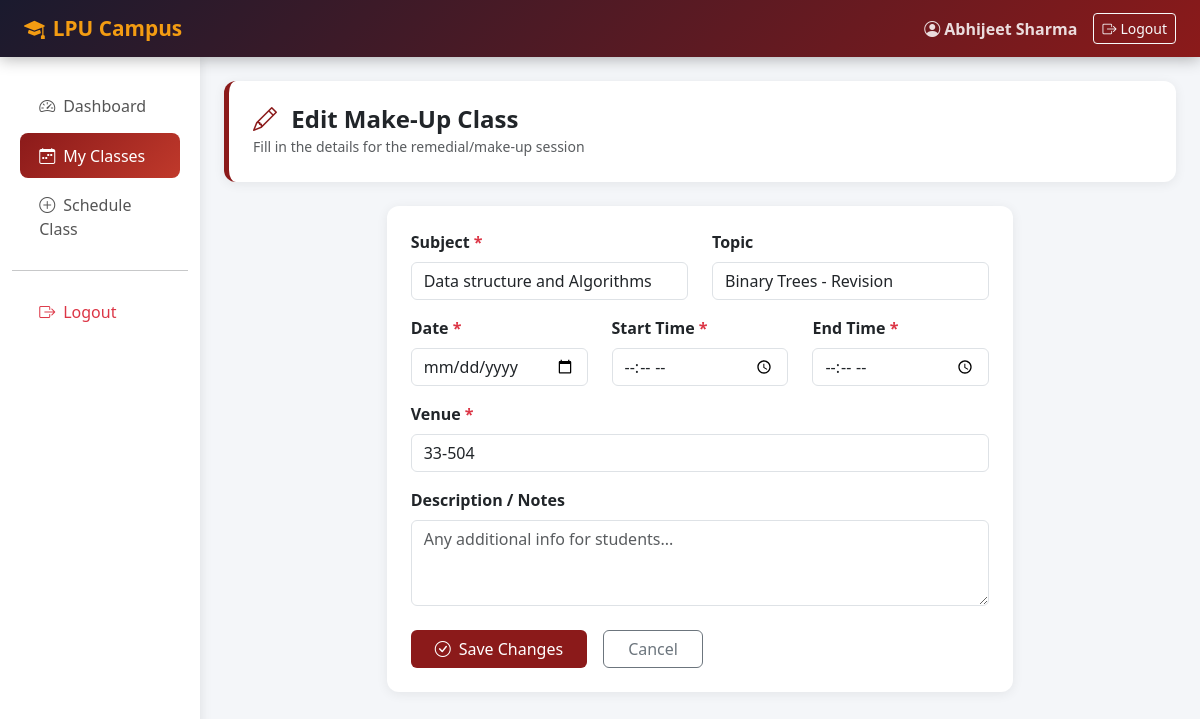
The app's page /classes/1/edit/ (signed in) with its own data.
### attendance/models.py (models this page shows, shortened)
class MakeUpClass(models.Model):
    STATUS_CHOICES = [
        ('upcoming', 'Upcoming'),
        ('active', 'Active'),
        ('completed', 'Completed'),
        ('cancelled', 'Cancelled'),
    ]
    faculty = models.ForeignKey(User, on_delete=models.CASCADE, related_name='makeup_classes')
    subject = models.CharField(max_length=150)
    topic = models.CharField(max_length=200, blank=True)
    date = models.DateField()
    start_time = models.TimeField()
    end_time = models.TimeField()
    venue = models.CharField(max_length=100)
    status = models.CharField(max_length=10, choices=STATUS_CHOICES, default='upcoming')
    description = models.TextField(blank=True)
    created_at = models.DateTimeField(auto_now_add=True)
    class Meta:
        ordering = ['-date', '-start_time']

### attendance/views.py (the view)
# urls.py: path('classes/<int:pk>/edit/', views.edit_class, name='edit_class'),
@login_required
def edit_class(request, pk):
    cls = get_object_or_404(MakeUpClass, pk=pk, faculty=request.user)
    if request.method == 'POST':
        form = MakeUpClassForm(request.POST, instance=cls)
        if form.is_valid():
            form.save()
            messages.success(request, "Class updated.")
            return redirect('class_detail', pk=pk)
    else:
        form = MakeUpClassForm(instance=cls)
    return render(request, 'attendance/schedule_class.html', {'form': form, 'editing': True})

### attendance/forms.py (shortened to what this page needs)
class MakeUpClassForm(forms.ModelForm):
    class Meta:
        model = MakeUpClass
        fields = ['subject', 'topic', 'date', 'start_time', 'end_time', 'venue', 'description']
        widgets = {
            'date': forms.DateInput(attrs={'type': 'date'}),
            'start_time': forms.TimeInput(attrs={'type': 'time'}),
            'end_time': forms.TimeInput(attrs={'type': 'time'}),
            'description': forms.Textarea(attrs={'rows': 3}),
        }

### attendance/templates/attendance/schedule_class.html (shortened to what this page needs)
{% extends 'attendance/base.html' %}
{% block content %}
<div class="page-header">
    <h4 class="mb-0 fw-bold">
        <i class="bi bi-{% if editing %}pencil{% else %}plus-circle{% endif %} me-2" style="color:#8B1A1A;"></i>
        {% if editing %}Edit Make-Up Class{% else %}Schedule New Make-Up Class{% endif %}
    </h4>
    <small class="text-muted">Fill in the details for the remedial/make-up session</small>
</div>
<div class="row justify-content-center">
    <div class="col-md-8">
        <div class="card">
            <div class="card-body p-4">
                <form method="post">
                    <div class="row">
                        <div class="col-md-6 mb-3">
                            <label class="form-label fw-semibold">Subject <span class="text-danger">*</span></label>
                            <input type="text" name="subject" class="form-control"
                                   value="{{ form.subject.value|default:'' }}"
                                   placeholder="e.g. Data Structures & Algorithms" required>
                        </div>
                        <div class="col-md-6 mb-3">
                            <label class="form-label fw-semibold">Topic</label>
                            <input type="text" name="topic" class="form-control"
                                   value="{{ form.topic.value|default:'' }}"
                                   placeholder="e.g. Binary Trees - Revision">
                        </div>
                    </div>
                    <div class="row">
                        <div class="col-md-4 mb-3">
                            <label class="form-label fw-semibold">Date <span class="text-danger">*</span></label>
                            <input type="date" name="date" class="form-control"
                                   value="{{ form.date.value|default:'' }}" required>
                        </div>
                        <div class="col-md-4 mb-3">
                            <label class="form-label fw-semibold">Start Time <span class="text-danger">*</span></label>
                            <input type="time" name="start_time" class="form-control"
                                   value="{{ form.start_time.value|default:'' }}" required>
                        </div>
                        <div class="col-md-4 mb-3">
                            <label class="form-label fw-semibold">End Time <span class="text-danger">*</span></label>
                            <input type="time" name="end_time" class="form-control"
                                   value="{{ form.end_time.value|default:'' }}" required>
                        </div>
                    </div>
                    <div class="mb-3">
                        <label class="form-label fw-semibold">Venue <span class="text-danger">*</span></label>
                        <input type="text" name="venue" class="form-control"
                               value="{{ form.venue.value|default:'' }}"
                               placeholder="e.g. Room 301, Block 32" required>
                    </div>
                    <div class="mb-4">
                        <label class="form-label fw-semibold">Description / Notes</label>
                        <textarea name="description" class="form-control" rows="3"
                                  placeholder="Any additional info for students...">{{ form.description.value|default:'' }}</textarea>
                    </div>
                    <div class="d-flex gap-3">
                        <button type="submit" class="btn btn-lpu btn-primary px-4">
                            <i class="bi bi-check-circle me-2"></i>{% if editing %}Save Changes{% else %}Schedule Class{% endif %}
                        </button>
                        <a href="{% url 'faculty_classes' %}" class="btn btn-outline-secondary px-4">Cancel</a>
                    </div>
                </form>
            </div>
        </div>
    </div>
</div>
{% endblock %}

### attendance/templates/attendance/base.html (shortened to what this page needs)
<!DOCTYPE html>
<html lang="en">
<head>
    <link href="https://cdn.jsdelivr.net/npm/bootstrap@5.3.0/dist/css/bootstrap.min.css" rel="stylesheet">
    <link href="https://cdn.jsdelivr.net/npm/bootstrap-icons@1.11.0/font/bootstrap-icons.css" rel="stylesheet">
</head>
<body>
<nav class="navbar navbar-expand-lg navbar-lpu">
    <div class="container-fluid px-4">
        <a class="navbar-brand" href="{% url 'dashboard' %}">
            <i class="bi bi-mortarboard-fill me-2"></i>LPU Campus
        </a>
        <div class="collapse navbar-collapse" id="navbarNav">
            <ul class="navbar-nav ms-auto align-items-center gap-2">
                {% if user.is_authenticated %}
                <li class="nav-item">
                    <span class="nav-link text-warning fw-semibold">
                        <i class="bi bi-person-circle me-1"></i>{{ user.get_full_name|default:user.username }}
                    </span>
                </li>
                <li class="nav-item">
                    <a class="btn btn-outline-light btn-sm" href="{% url 'logout' %}">
                        <i class="bi bi-box-arrow-right me-1"></i>Logout
                    </a>
                </li>
                {% endif %}
            </ul>
        </div>
    </div>
</nav>
<div class="container-fluid">
    <div class="row">
        {% if user.is_authenticated %}
        <div class="col-md-2 sidebar d-none d-md-block">
            <ul class="nav flex-column">
                <li class="nav-item">
                    <a class="nav-link {% if request.resolver_match.url_name == 'dashboard' %}active{% endif %}"
                       href="{% url 'dashboard' %}">
                        <i class="bi bi-speedometer2"></i>Dashboard
                    </a>
                </li>
                {% if user.profile.role == 'faculty' %}
                <li class="nav-item">
                    <a class="nav-link {% if 'class' in request.resolver_match.url_name %}active{% endif %}"
                       href="{% url 'faculty_classes' %}">
                        <i class="bi bi-calendar-week"></i>My Classes
                    </a>
                </li>
                <li class="nav-item">
                    <a class="nav-link" href="{% url 'schedule_class' %}">
                        <i class="bi bi-plus-circle"></i>Schedule Class
                    </a>
                </li>
                {% endif %}
                <hr>
                <li class="nav-item">
                    <a class="nav-link text-danger" href="{% url 'logout' %}">
                        <i class="bi bi-box-arrow-right"></i>Logout
                    </a>
                </li>
            </ul>
        </div>
        {% endif %}
        <div class="col-md-{% if user.is_authenticated %}10{% else %}12{% endif %} py-4 px-4">
            {% block content %}{% endblock %}
        </div>
    </div>
</div>
</body>
</html>

### attendance/templates/attendance/base.html (style rules this page uses)
:root { --lpu-primary: #8B1A1A; --lpu-secondary: #C0392B; --lpu-gold: #F39C12; --lpu-dark: #1a1a2e; }
body { background: #f4f6f9; font-family: 'Segoe UI', sans-serif; }
.navbar-lpu { background: linear-gradient(135deg, var(--lpu-dark) 0%, var(--lpu-primary) 100%); box-shadow: 0 2px 15px rgba(0,0,0,0.3); }
.navbar-lpu .navbar-brand { color: var(--lpu-gold) !important; font-weight: 700; font-size: 1.3rem; }
.navbar-lpu .nav-link { color: rgba(255,255,255,0.85) !important; transition: color 0.2s; }
.sidebar { background: white; min-height: calc(100vh - 66px); box-shadow: 2px 0 10px rgba(0,0,0,0.08); padding-top: 1.5rem; }
.sidebar .nav-link { color: #555; padding: 0.65rem 1.2rem; border-radius: 8px; margin: 0.15rem 0.5rem; transition: all 0.2s; }
.sidebar .nav-link:hover, .sidebar .nav-link.active { background: linear-gradient(135deg, var(--lpu-primary), var(--lpu-secondary)); color: white !important; }
.sidebar .nav-link i { margin-right: 8px; width: 18px; }
.card { border: none; box-shadow: 0 2px 12px rgba(0,0,0,0.07); border-radius: 12px; }
.btn-lpu { background: var(--lpu-primary); color: white; border: none; }
.page-header { background: white; border-radius: 12px; padding: 1.5rem; margin-bottom: 1.5rem; box-shadow: 0 2px 12px rgba(0,0,0,0.07); border-left: 5px solid var(--lpu-primary); }

### records on screen
MakeUpClass: subject "Data structure and Algorithms", topic "Binary Trees - Revision", venue "33-504"

### other values on screen
{{ user.get_full_name|default:user.username }} "Abhijeet Sharma"
